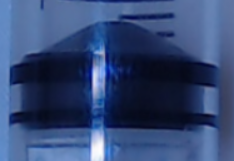
#> input picture bottle/10ml.PNG, 234 x 161 px, given in place of the camera
$ python match_template_test.py   (older library calls are emulated)
#> lines starting #> are read from the running program, lines starting #| are printed output that depends on the picture; after the words box and inside, x2 and y2 are one past the last pixel; in counts of white or black regions, pixels touching at a corner belong together
#> further down, last_frame is the input picture: shape (161, 234, 3); mean B, G, R 116.6, 73.1, 52.6
try:
    # fix opencv open webcam slowly bug in WIN10
    import os
    os.environ["OPENCV_VIDEOIO_MSMF_ENABLE_HW_TRANSFORMS"] = "0"
    # call cv2 in WIN10
    from cv2 import cv2
except:
    # call cv2 in jetson nano
    import cv2

import numpy as np

class syringe_scale:
    def __init__(self, cfg):
        self.__homography = cfg["homography"]
        self.__template_fig_path = cfg["template_fig_path"]
        self.__pix2unit = cfg["px2unit"]

    def image_crop(self, img, syringe_type):
        if syringe_type == "1 ml":
            img = img[230:-40, 70:-70]
        elif syringe_type == "3 ml":
            img = img[360:-30, 60:-60]
        elif syringe_type == "5 ml":
            img = img[290:, 45:-45]
        elif syringe_type == "10 ml":
            img = img[70:-10, 30:-30]
        elif syringe_type == "100 units":
            img = img[230:-20, 80:-80]
        elif syringe_type == "others":
            img = img[440:-110, 70:-70]
        return img

    def image_homography(self, img):  # (1080, 1920, 3) -> (1000, 250, 3)
        # w, h = 1020, 260
        w, h = 1200, 260
        pts1 = np.float32(self.__homography)
        pts2 = np.float32([[0, 0], [w, 0], [0, h], [w, h]])
        H, _ = cv2.findHomography(pts1, pts2, method=cv2.RANSAC, ransacReprojThreshold=3.0)
        img = cv2.warpPerspective(img, H, (w, h), flags=cv2.INTER_LINEAR)
#> img: shape (260, 1200, 3); every value is 0
        img = cv2.rotate(img, cv2.ROTATE_90_CLOCKWISE)
#> img: shape (1200, 260, 3); every value is 0
        # print(img.shape)
        return img[150:w - 50, 5:-5]
#> returned value: shape (1000, 250, 3); every value is 0

    def image_preprocessing(self, last_frame, cur_frame, syringe_type):
        frame1 = self.image_crop(self.image_homography(last_frame), syringe_type)
#> in image_crop, `img = img[230:-40, 70:-70]`: img: shape (730, 110, 3); every value is 0
        frame2 = self.image_crop(self.image_homography(cur_frame), syringe_type)
        img = np.mean([frame1, frame2], axis=0).astype(np.uint8)  # get 2 frame mean
        return img

    # [53 lines left out: functions hsv_thresholding, auto_canny, find_plunger_tip, not called in this run]

    def find_match_template(self, img, syringe_type, threshold=0.5):
        ## template img load and thresh
#> called with syringe_type = '1 ml', threshold = 0.5
        template = cv2.imread("{}/{}.png".format(self.__template_fig_path, syringe_type.replace(" ", "")), 0)
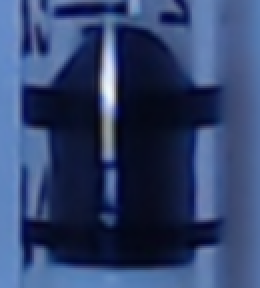
#> input picture bottle/1ml.PNG, 130 x 144 px, found by its file name (shown 2 times larger)
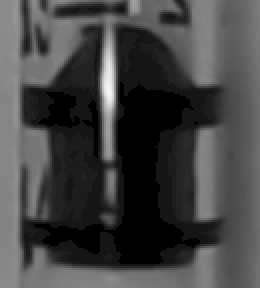
#> template: shape (144, 130) (shown 2 times larger); min 0, max 246, mean 67.4
        _, template_bin = cv2.threshold(template, 0, 255, cv2.THRESH_BINARY + cv2.THRESH_OTSU)
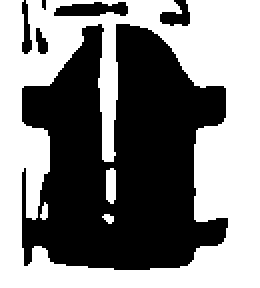
#> template_bin: shape (144, 130) (shown 2 times larger); 51.2% white; 6 black regions (1 under 20 px), largest, box (x1, y1, x2, y2) and area: (11, 12, 114, 135) 8672, (27, 1, 64, 8) 198, (80, 0, 95, 13) 117, (11, 0, 16, 27) 82, (18, 14, 24, 27) 51
        ## img thresh
        _, img_bin = cv2.threshold(cv2.cvtColor(img, cv2.COLOR_BGR2GRAY), 0, 255, cv2.THRESH_BINARY + cv2.THRESH_OTSU)
#> img_bin: shape (730, 110); every value is 0
        ## template size must <= img size
        template_ratio = img.shape[1] / template.shape[1]
#> template_ratio = 0.846
        template = cv2.resize(template, None, fx=template_ratio, fy=template_ratio)
#> template: shape (122, 110)
        ## match template
        res = cv2.matchTemplate(img_bin, template, cv2.TM_CCOEFF_NORMED)
#> res = 609 values from 0 to 0
        min_val, max_val, min_loc, max_loc = cv2.minMaxLoc(res)
#> min_val = 0; max_val = 0; min_loc = (0, 0); max_loc = (0, 0)
        # print(min_val, max_val, min_loc, max_loc)
        if max_val > threshold:
            top_left = max_loc
            w, h = template.shape[::-1]
            x, y = top_left[0] + w // 2, top_left[1] + h // 2  # center
            # bottom_right = (top_left[0] + w, top_left[1] + h)
            # cv2.rectangle(frame_scall, top_left, bottom_right, 255, 2)
            # cv2.circle(frame_scall, (top_left[0] + w // 2, top_left[1] + h // 2), 0, (0, 255, 0), 2)
            return x, y
        else:
            return None

    # [28 lines left out: functions get_plunger_tip_dist, syringe_pixel2unit, not called in this run]

    def get_scale(self, last_frame, cur_frame, syringe_type="others", threshold=130):  # draw
        img = self.image_preprocessing(last_frame.copy(), cur_frame.copy(), syringe_type)
        scale = None
        _mtr = self.find_match_template(img, syringe_type)
        if _mtr is not None:
            mt_x, mt_y = _mtr
            scale, tip_y = self.syringe_pixel2unit(mt_y, syringe_type)
            print(scale, tip_y)
            cv2.circle(img, (mt_x, mt_y), 0, (0, 0, 255), 10)

        return img, scale


if(__name__ == "__main__"):
    cap = cv2.VideoCapture(0)
    cap.set(cv2.CAP_PROP_FRAME_WIDTH, 1920)
    cap.set(cv2.CAP_PROP_FRAME_HEIGHT, 1080)
    sc = syringe_scale({"homography": [[684, 387], [1897, 370], [680, 675], [1902, 695]],
    "template_fig_path": "C:\\Users\\ken88\\Desktop\\medicine_bottle\\bottle\\gui\\nano_client/images/match_fig_template",
    "px2unit": {"1 ml": "(abs(round((pixel_y-45)/(681-45)*1, 2)), pixel_y)",
                "3 ml": "(abs(round((pixel_y-61)/(550-61)*3, 1)), pixel_y)",
                "5 ml": "(round((pixel_y-62)/(588-62)*5+0.1, 1) if round(round((pixel_y-62)/(588-62)*5, 1)%0.2, 1) == 0.1 else abs(round((pixel_y-62)/(588-62)*5, 1)), pixel_y)",
                "10 ml": "(round((pixel_y-63)/(768-63)*10+0.1, 1) if round(round((pixel_y-63)/(768-63)*10, 1)%0.2, 1) == 0.1 else abs(round((pixel_y-63)/(768-63)*10, 1)), pixel_y)"}})
    last_ret, last_frame = cap.read()

    while(True):
        ret, cur_frame = cap.read()
        # [4 lines of commented-out code are left out]
        frame_scall, scale_value = sc.get_scale(last_frame, cur_frame, syringe_type="1 ml")


        # print(scale_value)
        img_ratio = 1000/frame_scall.shape[0]
#> img_ratio = 1.37
        cv2.imshow("frame_scall", cv2.resize(frame_scall, None, fx=img_ratio, fy=img_ratio))


        last_frame = cur_frame
        if cv2.waitKey(1) & 0xFF == ord('q'):
#> (key q is pressed here)
            break
    cap.release()
    cv2.destroyAllWindows()


# 模板匹配
